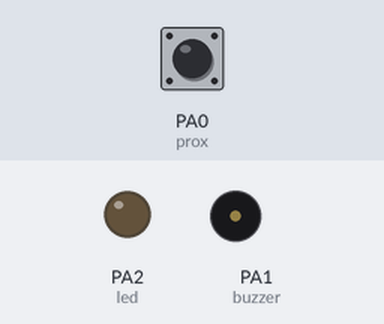
Recording of a program running on a simulated ATtiny44, built with avr-gcc and emulated at 1 MHz. Shown: output pins drawn as LEDs (lit = HIGH), buzzer (waves = sounding, pin HIGH). Inputs (shaded band) come from the test bench; at power-on: PA0 (prox) HIGH.

Above: at 0.1 s.
At 11.1 s:
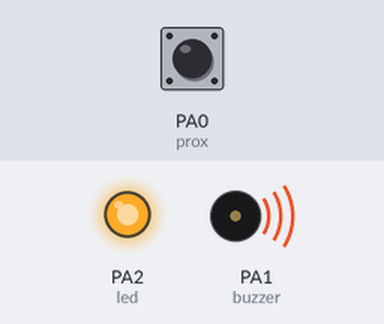
Timing chart, 0 to 12.6 s (numbered marks = the images above):
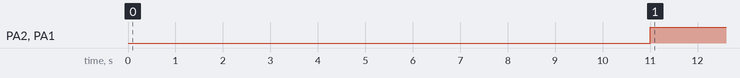

The program:

main.c
```c
/*
 * WalkinAlarm.c
 * Buzzer will sound when prox switch no longer detects a metal object for about 10 seconds. Buzzer will stop as soon as metal is reintroduced to prox sensor.
 * Created: 10/5/2019 12:12:24 PM
 * Author : jacob
 */

#define F_CPU 1000000

#include <avr/io.h>
#include <util/delay.h>
#include <avr/interrupt.h>


#define buzzer PA1 // buzzer on PORTA1
#define prox PA0 // prox on PORTA0
#define led PA2 // test LED so I don't cry every time i hear the alarm

unsigned long timer = 0; // timer variable
int time_now; // placeholder for current time
int period = 10; // time delay for buzzer to go off

int main(void)
{
    DDRA |= (1 << led); // LED as output
	DDRA &= ~(1 << prox); // prox sensor as input
	PORTA |= (1 << prox); // pull up on prox
	DDRA |= (1 << buzzer); // buzzer as output

	timer1_init(); // init timer 1 in periodic interrupt mode

	sei(); // enable global interrupts

    while (1)
    {
		if( ((PINA & (1 << 0)) == 1 ) ) // check if sensor is in contact with metal
		{
			if(timer > time_now + period) // if timer exceeds period (variable), buzzer and led = 1
			{
				// Enable the alarm
				time_now = timer; // keep track of time
				PORTA |= (1 << led); // led on
				PORTA |= (1 << buzzer); // buzzer on
			}
		}
		else // timer within limits, all is normal
		{
			// Alarm off
			PORTA &= ~(1 << led); // led off
			PORTA &= ~(1 << buzzer); // buzzer off
			time_now = timer; // keep track of time
		}
    }
}

void timer1_init(void)
{
	TCCR1B |= (1 << WGM12); // CTC Mode on Timer 1
	TIMSK1 |= (1 << OCIE1A); // Enable CTC Interrupt
	sei(); // Enable global interrupts
	OCR1A = 15624; // set for 1Hz
	TCCR1B |= (1 << CS10) | (1 << CS11); // Prescale at Fcpu / 64
}

ISR(TIM1_COMPA_vect)
{
	timer++; // increment timer every 1 second
}
```

Measured:
- by itself, PA2 (led), PA1 (buzzer): LOW → HIGH at 11.0 s
